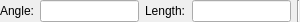
<ui version="4.0" >
 <author></author>
 <comment></comment>
 <exportmacro></exportmacro>
 <class>QG_LineRelAngleOptions</class>
 <widget class="QWidget" name="QG_LineRelAngleOptions" >
  <property name="geometry" >
   <rect>
    <x>0</x>
    <y>0</y>
    <width>300</width>
    <height>22</height>
   </rect>
  </property>
  <property name="sizePolicy" >
   <sizepolicy>
    <hsizetype>4</hsizetype>
    <vsizetype>0</vsizetype>
    <horstretch>0</horstretch>
    <verstretch>0</verstretch>
   </sizepolicy>
  </property>
  <property name="minimumSize" >
   <size>
    <width>200</width>
    <height>22</height>
   </size>
  </property>
  <property name="maximumSize" >
   <size>
    <width>300</width>
    <height>22</height>
   </size>
  </property>
  <layout class="QHBoxLayout" >
   <property name="margin" >
    <number>0</number>
   </property>
   <property name="spacing" >
    <number>6</number>
   </property>
   <item>
    <widget class="QLabel" name="lAngle" >
     <property name="text" >
      <string>Angle:</string>
     </property>
    </widget>
   </item>
   <item>
    <widget class="QLineEdit" name="leAngle" >
     <property name="toolTip" >
      <string>Line angle</string>
     </property>
    </widget>
   </item>
   <item>
    <widget class="QLabel" name="lLength" >
     <property name="text" >
      <string>Length:</string>
     </property>
    </widget>
   </item>
   <item>
    <widget class="QLineEdit" name="leLength" >
     <property name="toolTip" >
      <string>Length of line</string>
     </property>
    </widget>
   </item>
   <item>
    <widget class="Line" name="sep1" >
     <property name="sizePolicy" >
      <sizepolicy>
       <hsizetype>0</hsizetype>
       <vsizetype>1</vsizetype>
       <horstretch>0</horstretch>
       <verstretch>0</verstretch>
      </sizepolicy>
     </property>
     <property name="frameShape" >
      <enum>QFrame::VLine</enum>
     </property>
     <property name="frameShadow" >
      <enum>QFrame::Sunken</enum>
     </property>
     <property name="orientation" >
      <enum>Qt::Vertical</enum>
     </property>
    </widget>
   </item>
  </layout>
 </widget>
 <pixmapfunction></pixmapfunction>
 <resources/>
 <connections/>
</ui>
